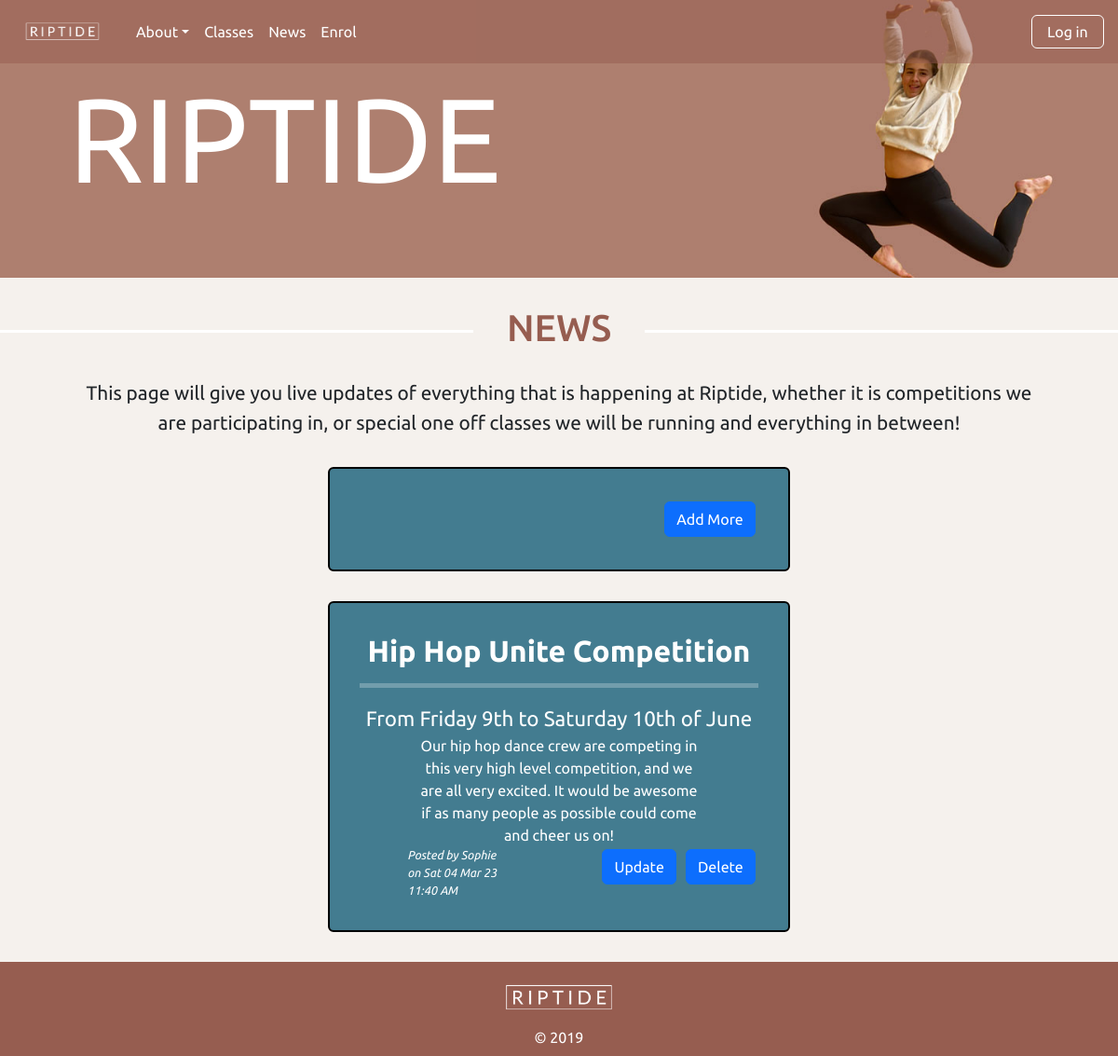
The app's page /news, older data.
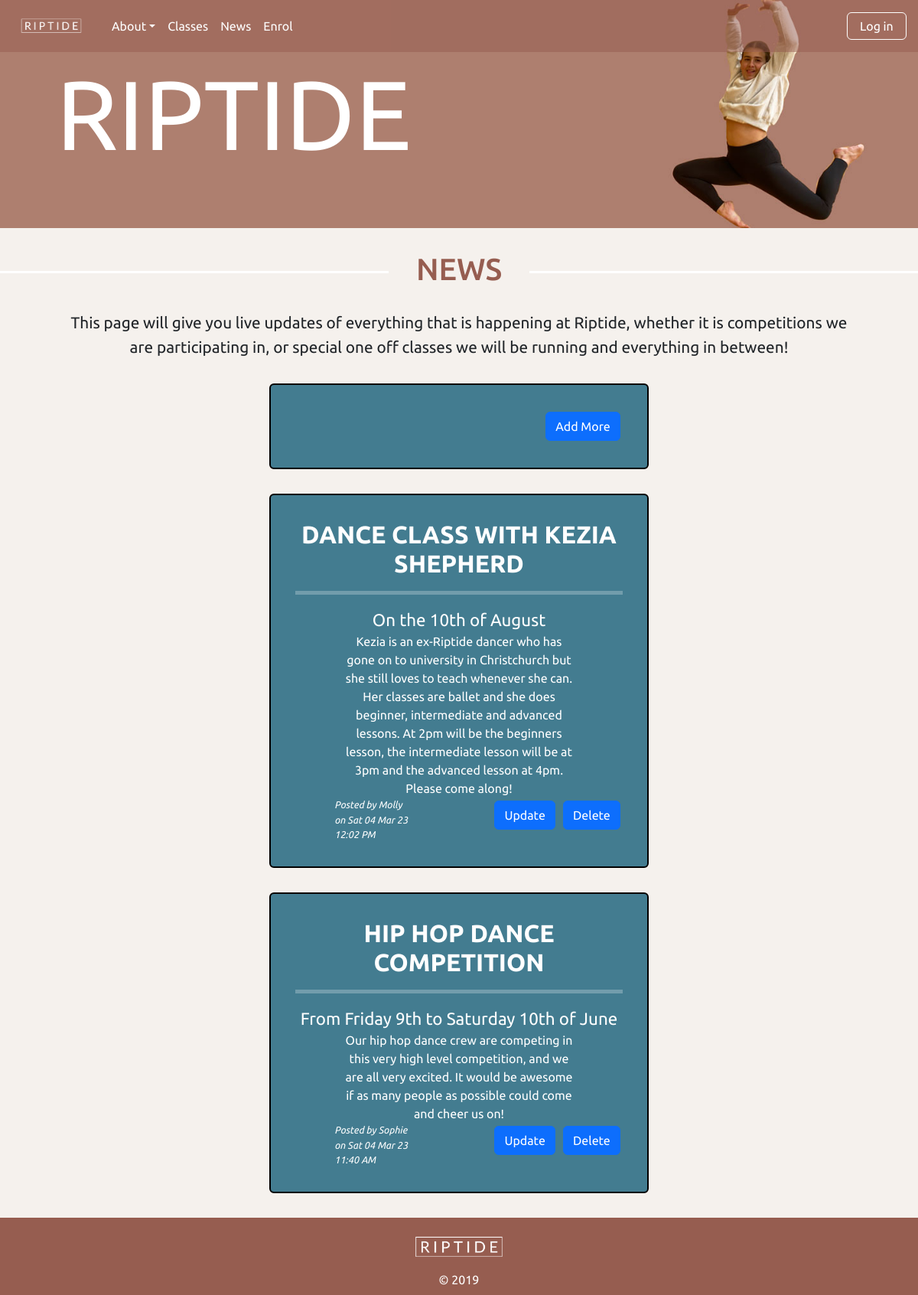
The same page, newer data.
### tables this page shows
CREATE TABLE news(
    news_id integer primary key autoincrement not null,
    title text not null unique,
    subtitle text not null unique,
    content text not null unique,
    newsdate date not null,
    member_id integer not null,
    foreign key(member_id) references member(member_id)
);

CREATE TABLE member(
    member_id integer primary key autoincrement not null,
    name text not null,
    email text not null unique,
    password text not null,
    authorisation integer not null
);

### server.py (the view)
@app.route('/news')
def news():
    sql = """select news.news_id, news.title, news.subtitle, news.content, news.newsdate, member.name
    from news
    join member on news.member_id= member.member_id
    order by news.newsdate desc;
    """
    result = run_search_query_tuples(sql, (), db_path, True)
    print(result)
    return render_template("news.html", news=result)

### db_functions.py (called while the page is built)
def run_search_query_tuples(sql_query,values_tuple, file_path, rowfactory=False):
    result = None
    try:
        db = sqlite3.connect(file_path)
        if rowfactory:
            db.row_factory = sqlite3.Row
        cursor = db.cursor()
        cursor.execute(sql_query,values_tuple)
        result = cursor.fetchall()
        cursor.close()
    except sqlite3.Error as error:
        print("Error running search query tuples: {}".format(error))
        return None
    db.close()
    if result is None:
        print("No search values were found")
    return result

### server.py (called while the page is built)
@app.template_filter()
def news_date(sqlite_dt):
    x = datetime.strptime(sqlite_dt, '%Y-%m-%d %H:%M:%S')
    return x.strftime("%a %d %b %y %I:%M %p")

### templates/news.html (shortened to what this page needs)
{% extends "layout.html" %}
{% block banner %}
static/images/molly_banner3.jpg
{% endblock %}
{% block content %}
<h1>NEWS</h1>
<p>This page will give you live updates of everything that is happening at Riptide, whether it is competitions we are participating in,
or special one off classes we will be running and everything in between! </p>
<div class="news rounded">
    <div class="text-end">
        <a class="btn btn-primary" href="{{ url_for('news_cud', id=0, task='add') }}">Add More</a>
    </div>
</div>
{% for row in news %}
<div class="news news-fluid rounded">
    <h4><b>{{row ['title']}}</b></h4>
    <hr>
    <div class="subtitle">{{row ['subtitle']}}</div>
    <p class="news-text">{{row ['content'] | replace("\n", "<br>") | safe}}</p>
    <div class="row">
    <div class="col-lg-6"><p class="news-subtext text-start">Posted by {{ row ['name']}} on {{ row ['newsdate'] | news_date}}</p></div>
    <div class="col-lg-6 text-end">
        <a class="btn btn-primary" href="">Update</a>
        <a class="btn btn-primary" href="">Delete</a>
    </div>
    </div>
</div>
{% endfor %}
{% endblock %}

### templates/layout.html (shortened to what this page needs)
<!DOCTYPE html>
<html lang="en">
<head>
    <link href="https://cdn.jsdelivr.net/npm/bootstrap@5.2.3/dist/css/bootstrap.min.css" rel="stylesheet">
    <link rel="stylesheet" href="static/styles.css">
</head>
<body>
<nav id="Home" class="navbar navbar-expand-sm fixed-top">
  <div class="container-fluid">
    <div class="collapse navbar-collapse" id="collapsibleNavbar">
      <ul class="navbar-nav">
        <a class="navbar-brand" href="{{url_for('index')}}"><img class="nav-logo" src="static/images/Riptide-1.png"></a>
        <li class="nav-item dropdown">
          <a class="nav-link dropdown-toggle" href="{{url_for('about')}}" role="button" data-bs-toggle="dropdown">About</a>
        </li>
        <li class="nav-item">
          <a class="nav-link" href={{url_for('classes')}}>Classes</a>
        </li>
        <li class="nav-item">
          <a class="nav-link" href="{{url_for('news')}}">News</a>
        </li>
        <li class="nav-item">
          <a class="nav-link" href="{{url_for('enrol')}}">Enrol</a>
        </li>
      </ul>
    <div class="ms-auto"><a class="nav-link btn btn-outline" href="{{url_for('log_in')}}">Log in</a></div>
  </div>
</div>
    </nav>
<div class="img-container">
<img class="img-fluid" src="{%block banner %}{% endblock %}" alt="">
<div class="banner">RIPTIDE</div>
<div class="banner-quote">{%block quote %}{% endblock %}</div>
</div>
{% block content %}
{% endblock %}
<footer class="footer-content">
    <img class="footer-image" src="static/images/Riptide-1.png">
    <div>&copy; 2019</div>
    </footer>
</body>
</html>

### static/styles.css (style rules this page uses)
body { font-family: 'Ubuntu', sans-serif; background-color: rgb(245,241,237); }
.navbar { background-color: rgba(150,93,80,0.5); }
.nav-item { margin: auto; }
.nav-link { color:white; }
.nav-logo { max-width: 110px; }
.btn-outline { border: 1px solid white; padding: 0.3em 1em; }
.img-container { position: relative; text-align: center; color: rgb(255,255,255); }
.banner { position: absolute; top: 50%; left: 10%; transform: translate(-10%, -50%); font-size: 8em; }
.banner-quote { position: absolute; top: 76%; left: 10%; transform: translate(-10%, -50%); font-size: 1.5em; text-align: center; font-style: italic; padding: 1em 1em; color: rgb(255,255,255); }
h1 { padding:0; overflow: hidden; color:rgb(150,93,80); display: table; white-space: nowrap; margin: 0.75em 0; scroll-margin-top: 3em; }
h1:before, h1:after { border-top: 3px solid rgb(255,255,255); content: ''; display: table-cell; position: relative; top: 0.65em; width: 50%; }
h1:before { right: 3%; }
h1:after { left: 3%; }
h4 { text-align: center; color: rgb(255,255,255); font-size: 2em; }
p { padding:0 4em 0 4em; margin:auto; text-align: center; font-size: 1.3em; }
.footer-content { background-color: rgb(150,93,80); text-align: center; padding: 0.5em 0 0.5em 0; color: white; }
.footer-image { max-width: 160px; }
.btn { color: white; margin: 0.2em; }
.news { margin: 2em 22em 2em 22em; padding: 2em; background-color: rgb(67,124,144); border: 2px solid black; }
.subtitle { text-align: center; font-size: 1.4em; color: white; }
p.news-text { text-align: center; font-size: 1em; color: white; }
p.news-subtext { font-size: 0.8em; color: white; font-style: italic; }
hr { color:white; border-width: 5px; }

Row changes from the older to the newer data that the page shows:
added news: title "DANCE CLASS WITH KEZIA SHEPHERD", subtitle "On the 10th of August", content "Kezia is an ex-Riptide dancer who has gone on to university in Christchurch but she still loves to teach whenever she can. Her classes are ballet and she does beginner, intermediate and advanced lessons. At 2pm will be the beginners lesson, the intermediate lesson will be at 3pm and the advanced lesson at 4pm. Please come along!", name "Molly", newsdate "Sat 04 Mar 23 12:02 PM"
changed news "From Friday 9th to Saturday 10th of June": title "Hip Hop Unite Competition" → "HIP HOP DANCE COMPETITION"
